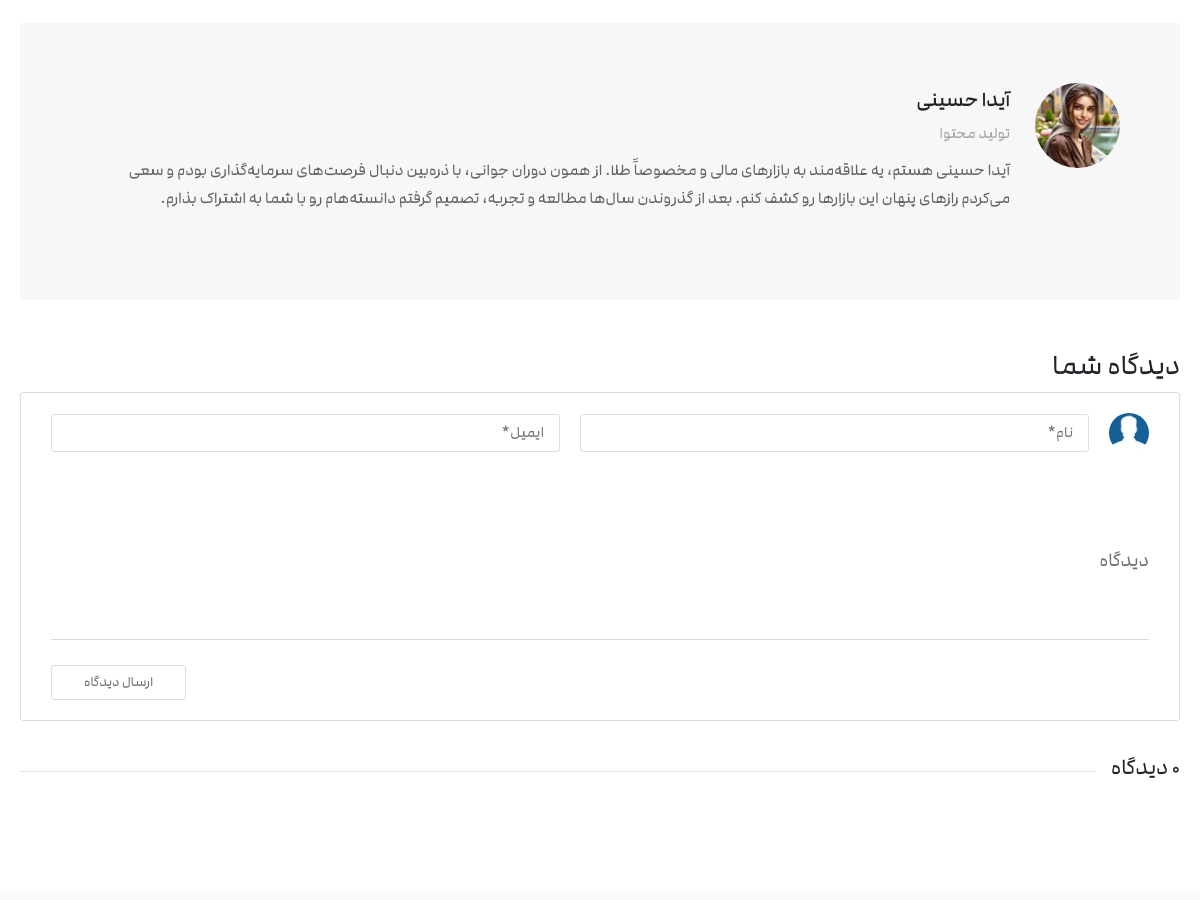
Before: /blog/441e8393-82c6-4eec-bae2-f337d6da606a/ (middle part) with the older database file.
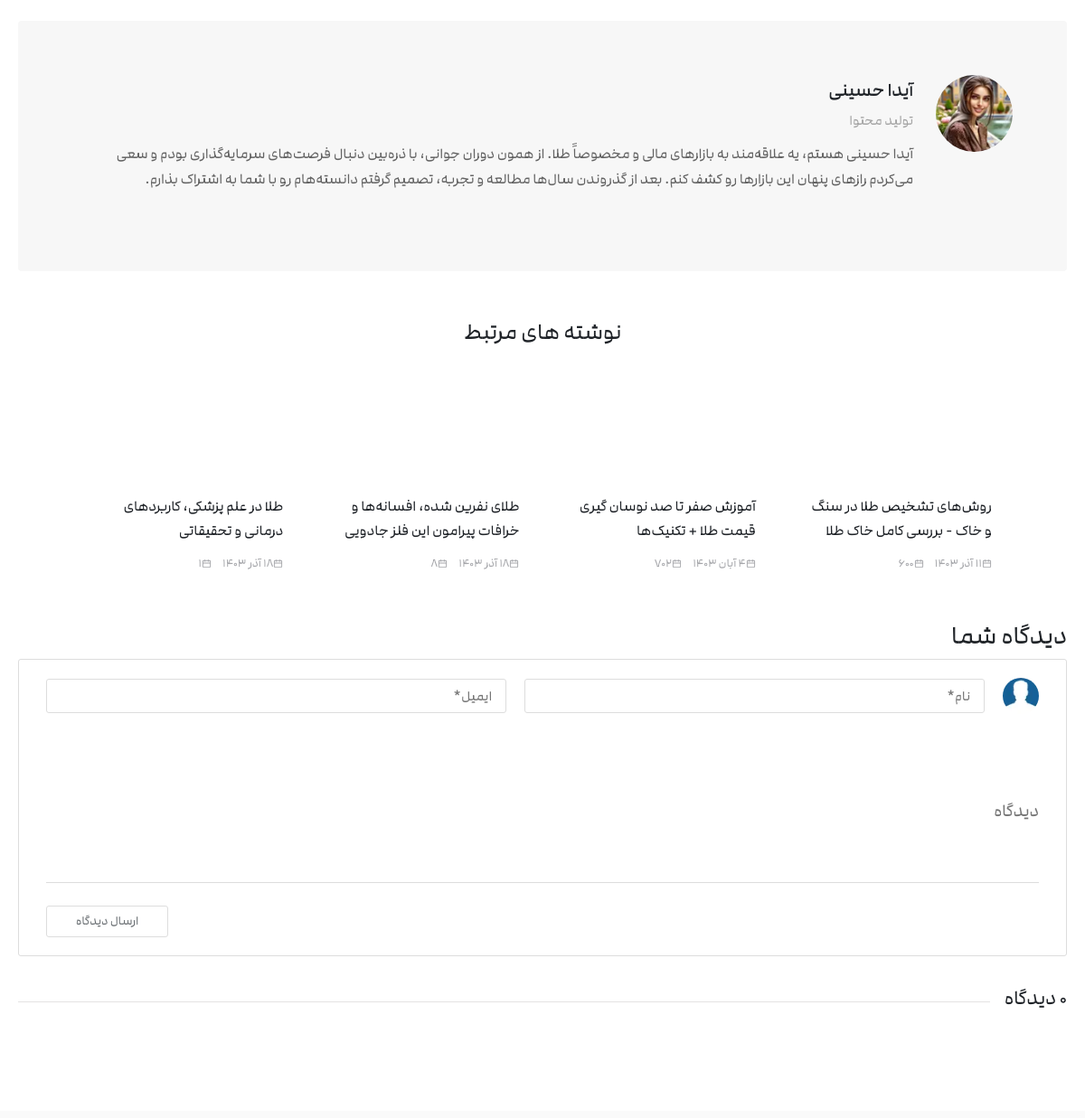
After: the same page with the newer database file.
### blog/models.py (models this page shows, shortened)
class Blog(models.Model):
    title = models.CharField(max_length=200)
    author = models.ForeignKey("Blog_author",on_delete=models.CASCADE)
    text = MarkdownxField(null=True, blank=True)
    created = models.DateTimeField(auto_now_add=True)
    blogid = models.UUIDField(default=uuid.uuid4,primary_key=True,
                              unique=True,editable=False)
    blog_image = models.ImageField(default="golzaaar.webp")
    day = models.PositiveSmallIntegerField(
        validators=[MinValueValidator(1), MaxValueValidator(30)]
    )
    month = models.CharField(choices=MONTHS, max_length=50)
    year = models.IntegerField()
    view_count = models.PositiveIntegerField(default=0)
    subject  = models.CharField(choices=PHRASES, max_length=50,default="دانستنی طلا")

### blog/views.py (the view, shortened to what this page needs)
# urls.py: path("blog/<str:pk>/",views.blog,name="blog"),
def blog(request,pk):
    blog = Blog.objects.get(blogid = pk)
    blog.view_count += 1
    blog.save()
    blog.text = markdown.markdown(blog.text)
    reviews = blog.reviews.all()
    howmany = blog.reviews.count()
    form = Review()
    if request.method == 'POST':
        form = Review(request.POST)
        if form.is_valid():
            review_ = form.save(commit=False)
            review_.blog = blog
            review_.save()
    ratings = Blog_rating.objects.filter(blog=blog)
    ratings_count = ratings.count()
    if ratings_count != 0 :
        x = 0
        for i in ratings:
            x += i.rating
        rating_av = (x / ratings_count) * 20
        rating_av = f"{rating_av:.2f}"
        rating_av2 = (x / ratings_count)
        rating_av2 = f"{rating_av2:.2f}"
    else:
        rating_av = 0
        rating_av2 = 0
    related_blogs = Blog.objects.filter(subject=blog.subject).exclude(title=blog.title)[:4]
    subject_url = f"{blog.subject}"
    return render(request,"blog.html",{"context":blog,"reviews" : reviews,"form": form,"many":howmany,"rating": rating_av,"rating2":rating_av2,"count_rating":ratings_count,"related": related_blogs,"sub":subject_url})

### blog/forms.py
class Review(ModelForm):
    class Meta:
        model = Blog_review
        fields = ['username','email','review_text']
        widgets = {
            'username': forms.TextInput(attrs={
                'class': 'input_mamamiya',
                'placeholder': 'نام*',
            }),
            'email': forms.TextInput(attrs={
                'class': 'input_mamamiya',
                'placeholder': 'ایمیل*',
            }),
            'review_text': forms.TextInput(attrs={
                'class': 'input_mama ',
                'placeholder': 'دیدگاه',
                'cols': "30",
                'rows': "10"
            }),
        }

### templates/blog.html (shortened to what the changed rows need)
{% extends "base_blog.html" %}
{% block content %}
{% load static %}
    <div class="wp-page-container">
      <div class="wp-page-content">
        <div class="blog_pagebody">
          <article class="blog-mainData">
            <div class="blog_elementView__8j4LW">
              {% if related %}
              <div class="blog_relatedData__VSSTu">
                <h2>نوشته های مرتبط</h2>
                <div class="blog_relatedBody__5RKET">
                  {% for related in related %}
                  <a
                    class="blog_relatedItem__0oEsy"
                    href="{% url "blog" related.blogid %}"
                    ><img
                      alt="{{related.title}}"
                      loading="lazy"
                      width="210"
                      height="120"
                      decoding="async"
                      data-nimg="1"
                      class="blog_relatedImg__Vttb0"
                      src="{{related.blog_image.url}}"
                      style="color: transparent"
                    />
                    <h3>{{related.title}}</h3>
                    <ul class="moreItem_moreData__LR8RV">
                      <div class="moreItem_moreDataContent__dF8j_">
                        <li class="moreItem_moreDataItem__pSgI3">
                          <img
                            alt="تاریخ انتشار مقاله"
                            loading="lazy"
                            width="11"
                            height="11"
                            decoding="async"
                            data-nimg="1"
                            src="{% static "img/calender.svg" %}"
                            style="color: transparent"
                          /><span>{{related.day}} {{related.month}} {{related.year}}</span>
                        </li>
                      </div>
                      <div class="moreItem_moreDataContent__dF8j_">
                        <li class="moreItem_moreDataItem__pSgI3">
                          <img
                            alt="تاریخ انتشار مقاله"
                            loading="lazy"
                            width="11"
                            height="11"
                            decoding="async"
                            data-nimg="1"
                            src="{% static "img/calender.svg" %}"
                            style="color: transparent"
                          /><span>{{related.view_count}}</span>
                        </li>
                      </div>
                    </ul></a
                  >
                  {% endfor %}
                  {% endif %}
                </div>
              </div>
            </div>
          </article>
        </div>
      </div>
    </div>
{% endblock content %}

Changed rows visible on the page:
added Blog: blog_image (picture), title "روش‌های تشخیص طلا در سنگ و خاک - بررسی کامل خاک طلا", day "11", month "آذر", year "1403", view_count "600"
added Blog: blog_image (picture), title "آموزش صفر تا صد نوسان گیری قیمت طلا + تکنیک‌ها", day "4", month "آبان", year "1403", view_count "702"
added Blog: blog_image (picture), title "طلای نفرین شده، افسانه‌ها و خرافات پیرامون این فلز جادویی", day "18", month "آذر", year "1403", view_count "8"
added Blog: blog_image (picture), title "طلا در علم پزشکی، کاربردهای درمانی و تحقیقاتی", day "18", month "آذر", year "1403", view_count "1"
Other visible differences:
text now shown: "نوشته های مرتبط"
